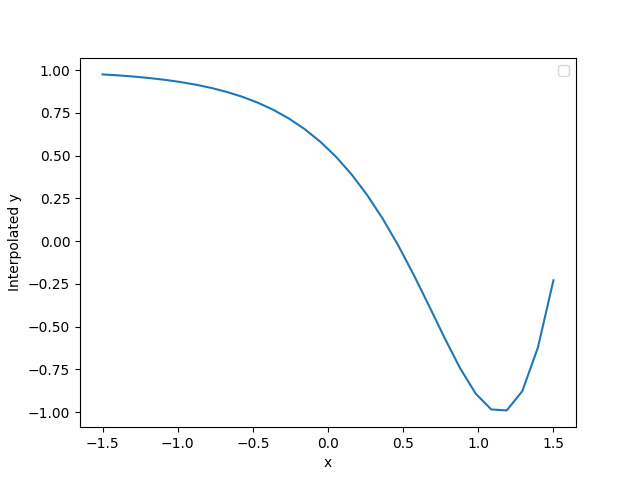

This chart was generated by the following Python code:
import numpy as np 
import scipy
from scipy import interpolate
import matplotlib.pyplot as plt

X, Y = np.loadtxt('data.txt', delimiter='  ', unpack=True)

cs = scipy.interpolate.CubicSpline(X, Y) 

plt.plot(X, cs(X)) 
plt.xlabel('x') 
plt.ylabel('Interpolated y') 
plt.legend()

plt.show() 
